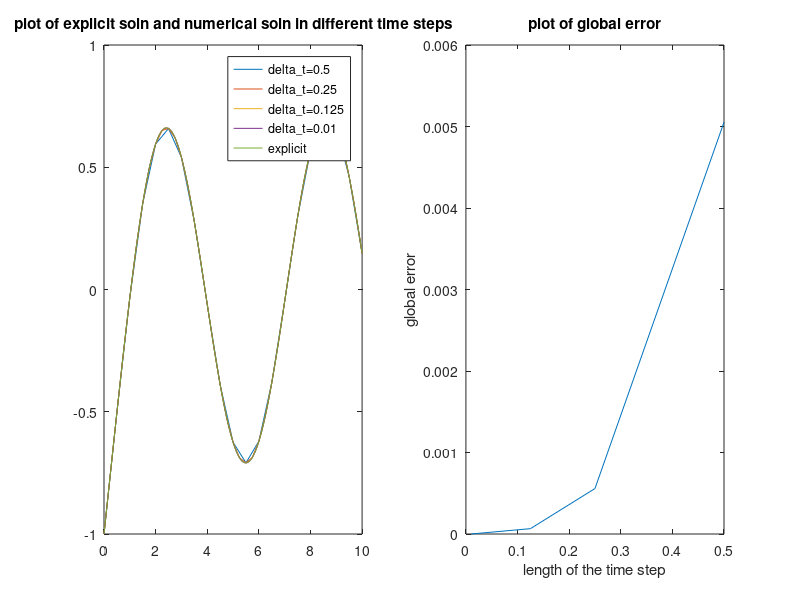

Recreate this plot in MATLAB.
clear;clc;clf

h=[0.5,0.25,0.125,0.01]; %step

er_global=zeros(1,4);
subplot(1,2,1) 
for j=1:4
    t=0:h(j):10;
    x=ones(1,length(t));
    f=ones(1,length(t));
    x(1)=-1;
    
    % Explicit Soln
    xe=-0.5*cos(t)+0.5*sin(t)-0.5*exp(-t);

    % RK4
    i=1;
    while(t(i)<=10)
        f1(i)=sin(t(i))-x(i);
        f2(i)=sin(t(i)+h(j)/2)-(x(i)+h(j)*f1(i)/2);
        f3(i)=sin(t(i)+h(j)/2)-(x(i)+h(j)*f2(i)/2);
        f4(i)=sin(t(i)+h(j))-(x(i)+h(j)*f3(i));
        if i==length(t)
            break
        end
        x(i+1)=x(i)+h(j)*(f1(i)+2*f2(i)+2*f3(i)+f4(i))/6;
        i=i+1;
    end
    plot(t,x)
    hold on

%     % Heun's Method
%     i=1;
%     while(t(i)<=10)
%         f(i)=sin(t(i))-x(i);
%         if i==length(t)
%             break
%         end
%         x(i+1)=x(i)+f(i)*h(j);
%         f(i+1)=sin(t(i+1))-x(i+1);
%         x(i+1)=x(i)+(f(i)+f(i+1))*h(j)/2;
%         i=i+1;
%     end
%     plot(t,x)
%     hold on

%     % Euler Method
%     i=1;
%     while(t(i)<=10)
%         f(i)=sin(t(i))-x(i);
%         if i==length(t)
%             break
%         end
%         x(i+1)=x(i)+f(i)*h(j);
%         i=i+1;
%     end
%      plot(t,x)
%      hold on
    
    %overall error
    for k=1:length(t)
        er_local(k)=abs(xe(k)-x(k));
        er_global(j)=er_global(j)+er_local(k);
    end
end

% Plot Explicit Soln
plot(t,xe)

legend('delta_t=0.5','delta_t=0.25','delta_t=0.125','delta_t=0.01','explicit','interpreter','none')
title('plot of explicit soln and numerical soln in different time steps')

subplot(1,2,2)
plot(h,er_global) %plot of global error
title('plot of global error','interpreter','none')
xlabel('length of the time step')
ylabel('global error')